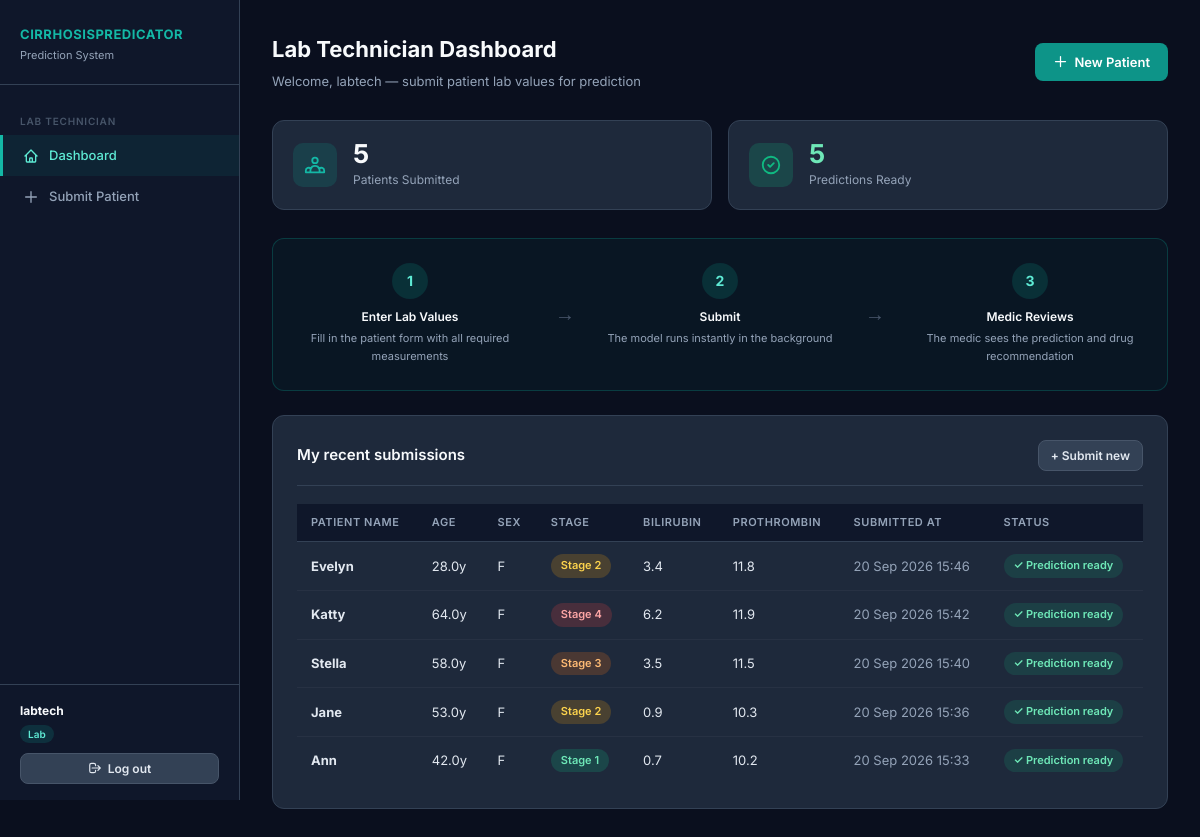
The page /lab/lab_dashboard (signed in) on the database its author committed.
### app/models.py (models this page shows, shortened)
class User(UserMixin, db.Model):
    __tablename__ = 'users'
    id         = db.Column(db.Integer,  primary_key=True)
    username   = db.Column(db.String(80),  unique=True, nullable=False)
    password   = db.Column(db.String(200), nullable=False)
    role       = db.Column(db.String(20),  nullable=False)   # admin | lab | medic
    created_at = db.Column(db.DateTime,    default=datetime.utcnow)
    is_active  = db.Column(db.Boolean,     default=True)

class Patient(db.Model):
    __tablename__ = 'patients'
    id           = db.Column(db.Integer, primary_key=True)
    patient_name = db.Column(db.String(120), nullable=False)
    age          = db.Column(db.Float,   nullable=False)
    sex          = db.Column(db.String(1),   nullable=False)
    bilirubin    = db.Column(db.Float,   nullable=False)
    prothrombin  = db.Column(db.Float,   nullable=False)
    copper       = db.Column(db.Float,   nullable=False)
    hepatomegaly = db.Column(db.Integer, nullable=False)
    stage        = db.Column(db.Integer, nullable=False)
    sgot         = db.Column(db.Float,   nullable=False)
    spiders      = db.Column(db.Integer, nullable=False)
    submitted_by = db.Column(db.Integer, db.ForeignKey('users.id'))
    submitted_at = db.Column(db.DateTime, default=datetime.utcnow)
    prediction   = db.relationship('Prediction', backref='patient',
                                   uselist=False, lazy=True)
    submitter    = db.relationship('User', foreign_keys=[submitted_by])

### app/routes/lab.py (the view)
@lab.route('/lab_dashboard')
@login_required
@lab_required
def lab_dashboard():
    my_patients = (Patient.query
                  .filter_by(submitted_by=current_user.id)
                  .order_by(Patient.submitted_at.desc())
                  .limit(10)
                  .all())
    total = Patient.query.filter_by(submitted_by=current_user.id).count()
    return render_template('lab/lab_dashboard.html',
                           recent_patients=my_patients,
                           total=total)

### app/models.py (called while the page is built)
@login_manager.user_loader
def load_user(user_id):
    return User.query.get(int(user_id))

### app/routes/lab.py (called while the page is built)
def lab_required(f):
    @wraps(f)
    def decorated(*args, **kwargs):
        if not current_user.is_authenticated or current_user.role not in ['lab', 'admin']:
            flash('Lab technician access required.', 'danger')
            return redirect(url_for('auth.login'))
        return f(*args, **kwargs)
    return decorated

### app/templates/lab/lab_dashboard.html (shortened to what this page needs)
{% extends "base.html" %}
{% block content %}
<div class="page-header flex justify-between items-center">
  <div>
    <h2>Lab Technician Dashboard</h2>
    <p>Welcome, {{ current_user.username }} — submit patient lab values for prediction</p>
  </div>
  <a href="{{ url_for('lab.submit') }}" class="btn btn-primary">
    <svg fill="none" stroke="currentColor" viewBox="0 0 24 24" style="width:15px;height:15px">
      <path stroke-linecap="round" stroke-linejoin="round" stroke-width="2" d="M12 4v16m8-8H4"/>
    </svg>
    New Patient
  </a>
</div>
<div class="stats-grid">
  <div class="stat-card">
    <div class="stat-icon teal">
    </div>
    <div class="stat-info">
      <div class="stat-value">{{ total }}</div>
      <div class="stat-label">Patients Submitted</div>
    </div>
  </div>
  <div class="stat-card">
    <div class="stat-icon green">
      <svg fill="none" stroke="currentColor" viewBox="0 0 24 24">
        <path stroke-linecap="round" stroke-linejoin="round" stroke-width="2"
          d="M9 12l2 2 4-4m6 2a9 9 0 11-18 0 9 9 0 0118 0z"/>
      </svg>
    </div>
    <div class="stat-info">
      <div class="stat-value text-success">{{ total }}</div>
      <div class="stat-label">Predictions Ready</div>
    </div>
  </div>
</div>
<div class="card" style="border-color:rgba(13,148,136,.3);background:rgba(13,148,136,.05);margin-bottom:24px">
  <div style="display:flex;gap:32px">
    <div style="text-align:center;flex:1">
      <div style="width:36px;height:36px;border-radius:50%;background:rgba(13,148,136,.2);
                  color:var(--teal-300);display:flex;align-items:center;justify-content:center;
                  font-weight:700;font-size:14px;margin:0 auto 8px">1</div>
      <div style="font-size:12px;font-weight:600;margin-bottom:4px">Enter Lab Values</div>
      <div style="font-size:11px;color:var(--gray-400)">Fill in the patient form with all required measurements</div>
    </div>
    <div style="display:flex;align-items:center;color:var(--navy-500);font-size:20px">→</div>
    <div style="text-align:center;flex:1">
      <div style="width:36px;height:36px;border-radius:50%;background:rgba(13,148,136,.2);
                  color:var(--teal-300);display:flex;align-items:center;justify-content:center;
                  font-weight:700;font-size:14px;margin:0 auto 8px">2</div>
      <div style="font-size:12px;font-weight:600;margin-bottom:4px">Submit</div>
      <div style="font-size:11px;color:var(--gray-400)">The model runs instantly in the background</div>
    </div>
    <div style="display:flex;align-items:center;color:var(--navy-500);font-size:20px">→</div>
    <div style="text-align:center;flex:1">
      <div style="width:36px;height:36px;border-radius:50%;background:rgba(13,148,136,.2);
                  color:var(--teal-300);display:flex;align-items:center;justify-content:center;
                  font-weight:700;font-size:14px;margin:0 auto 8px">3</div>
      <div style="font-size:12px;font-weight:600;margin-bottom:4px">Medic Reviews</div>
      <div style="font-size:11px;color:var(--gray-400)">The medic sees the prediction and drug recommendation</div>
    </div>
  </div>
</div>
<div class="card">
  <div class="card-header">
    <span class="card-title">My recent submissions</span>
    <a href="{{ url_for('lab.submit') }}" class="btn btn-secondary btn-sm">+ Submit new</a>
  </div>
  {% if recent_patients %}
  <div class="table-wrapper">
    <table>
      <thead>
        <tr>
          <th>Patient Name</th>
          <th>Age</th>
          <th>Sex</th>
          <th>Stage</th>
          <th>Bilirubin</th>
          <th>Prothrombin</th>
          <th>Submitted At</th>
          <th>Status</th>
        </tr>
      </thead>
      <tbody>
        {% for p in recent_patients %}
        <tr>
          <td><strong>{{ p.patient_name }}</strong></td>
          <td>{{ p.age }}y</td>
          <td>{{ p.sex }}</td>
          <td><span class="badge stage-{{ p.stage }}">Stage {{ p.stage }}</span></td>
          <td>{{ p.bilirubin }}</td>
          <td>{{ p.prothrombin }}</td>
          <td class="text-muted">{{ p.submitted_at.strftime('%d %b %Y  %H:%M') }}</td>
          <td>
            {% if p.prediction %}
              <span class="badge badge-success">✓ Prediction ready</span>
            {% else %}
              <span class="badge badge-warning">Processing…</span>
            {% endif %}
          </td>
        </tr>
        {% endfor %}
      </tbody>
    </table>
  </div>
  {% endif %}
</div>
{% endblock %}

### app/templates/base.html (shortened to what this page needs)
<!DOCTYPE html>
<html lang="en">
<head>
  <link rel="stylesheet" href="{{ url_for('static', filename='css/style.css') }}">
</head>
<body>
<div class="layout">
  <aside class="sidebar">
    <div class="sidebar-logo">
      <h1>CirrhosisPredicator</h1>
      <p>Prediction System</p>
    </div>
    <nav class="sidebar-nav">
      {% if current_user.role == 'admin' %}
        <div class="nav-section-label">Admin</div>
        <a href="{{ url_for('admin.admin_dashboard') }}"
           class="nav-link {% if request.endpoint == 'admin.admin_dashboard' %}active{% endif %}">
          <svg fill="none" stroke="currentColor" viewBox="0 0 24 24"><path stroke-linecap="round" stroke-linejoin="round" stroke-width="2" d="M3 12l2-2m0 0l7-7 7 7M5 10v10a1 1 0 001 1h3m10-11l2 2m-2-2v10a1 1 0 01-1 1h-3m-6 0a1 1 0 001-1v-4a1 1 0 011-1h2a1 1 0 011 1v4a1 1 0 001 1m-6 0h6"/></svg>
          Dashboard
        </a>
        <a href="{{ url_for('admin.patients') }}"
           class="nav-link {% if request.endpoint == 'admin.patients' %}active{% endif %}">
          <svg fill="none" stroke="currentColor" viewBox="0 0 24 24"><path stroke-linecap="round" stroke-linejoin="round" stroke-width="2" d="M9 5H7a2 2 0 00-2 2v12a2 2 0 002 2h10a2 2 0 002-2V7a2 2 0 00-2-2h-2M9 5a2 2 0 002 2h2a2 2 0 002-2M9 5a2 2 0 012-2h2a2 2 0 012 2"/></svg>
          All Patients
        </a>
        <a href="{{ url_for('admin.users') }}"
           class="nav-link {% if request.endpoint in ['admin.users','admin.add_user'] %}active{% endif %}">
          <svg fill="none" stroke="currentColor" viewBox="0 0 24 24"><path stroke-linecap="round" stroke-linejoin="round" stroke-width="2" d="M12 4.354a4 4 0 110 5.292M15 21H3v-1a6 6 0 0112 0v1zm0 0h6v-1a6 6 0 00-9-5.197M13 7a4 4 0 11-8 0 4 4 0 018 0z"/></svg>
          Manage Users
        </a>
        <a href="{{ url_for('admin.export_csv') }}" class="nav-link">
          <svg fill="none" stroke="currentColor" viewBox="0 0 24 24"><path stroke-linecap="round" stroke-linejoin="round" stroke-width="2" d="M4 16v1a3 3 0 003 3h10a3 3 0 003-3v-1m-4-4l-4 4m0 0l-4-4m4 4V4"/></svg>
          Export CSV
        </a>
      {% elif current_user.role == 'lab' %}
        <div class="nav-section-label">Lab Technician</div>
        <a href="{{ url_for('lab.lab_dashboard') }}"
           class="nav-link {% if request.endpoint == 'lab.lab_dashboard' %}active{% endif %}">
          <svg fill="none" stroke="currentColor" viewBox="0 0 24 24"><path stroke-linecap="round" stroke-linejoin="round" stroke-width="2" d="M3 12l2-2m0 0l7-7 7 7M5 10v10a1 1 0 001 1h3m10-11l2 2m-2-2v10a1 1 0 01-1 1h-3m-6 0a1 1 0 001-1v-4a1 1 0 011-1h2a1 1 0 011 1v4a1 1 0 001 1m-6 0h6"/></svg>
          Dashboard
        </a>
        <a href="{{ url_for('lab.submit') }}"
           class="nav-link {% if request.endpoint == 'lab.submit' %}active{% endif %}">
          <svg fill="none" stroke="currentColor" viewBox="0 0 24 24"><path stroke-linecap="round" stroke-linejoin="round" stroke-width="2" d="M12 4v16m8-8H4"/></svg>
          Submit Patient
        </a>
      {% endif %}
    </nav>
    <div class="sidebar-footer">
      <div class="sidebar-user">
        <strong>{{ current_user.username }}</strong>
        <span class="role-badge">{{ current_user.role | capitalize }}</span>
      </div>
      <a href="{{ url_for('auth.logout') }}" class="btn btn-secondary btn-sm" style="width:100%;justify-content:center;">
        <svg fill="none" stroke="currentColor" viewBox="0 0 24 24" style="width:14px;height:14px"><path stroke-linecap="round" stroke-linejoin="round" stroke-width="2" d="M17 16l4-4m0 0l-4-4m4 4H7m6 4v1a3 3 0 01-3 3H6a3 3 0 01-3-3V7a3 3 0 013-3h4a3 3 0 013 3v1"/></svg>
        Log out
      </a>
    </div>
  </aside>
  <main class="main-content">
    {% block content %}{% endblock %}
  </main>
</div>
</body>
</html>

### rows shown on the page
User: username "labtech", role "Lab"
Patient: patient_name "Evelyn", age "28.0", sex "F", stage "2", bilirubin "3.4", prothrombin "11.8", submitted_at "20 Sep 2026 15:46"
Patient: patient_name "Katty", age "64.0", sex "F", stage "4", bilirubin "6.2", prothrombin "11.9", submitted_at "20 Sep 2026 15:42"
Patient: patient_name "Stella", age "58.0", sex "F", stage "3", bilirubin "3.5", prothrombin "11.5", submitted_at "20 Sep 2026 15:40"
Patient: patient_name "Jane", age "53.0", sex "F", stage "2", bilirubin "0.9", prothrombin "10.3", submitted_at "20 Sep 2026 15:36"
Patient: patient_name "Ann", age "42.0", sex "F", stage "1", bilirubin "0.7", prothrombin "10.2", submitted_at "20 Sep 2026 15:33"

### other values the page prints
{{ total }} "5"
